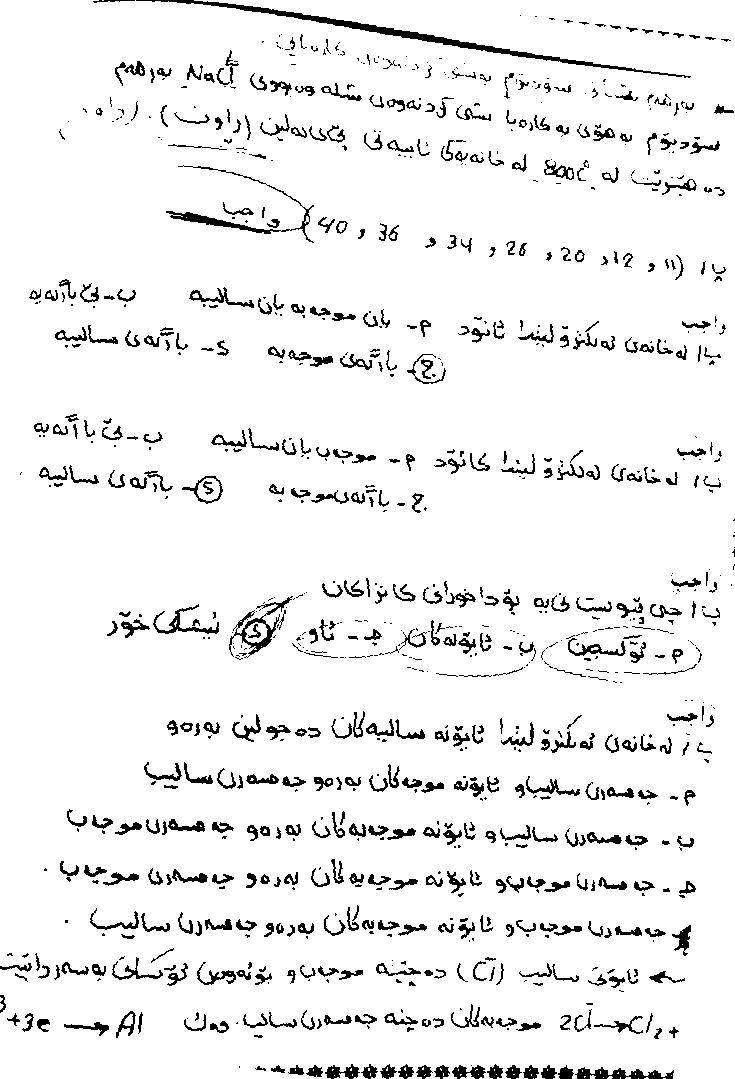
#> input picture raw images/1-p.jpg, 735 x 1079 px
$ python -i functions.py   (imports and definitions only)
#> lines starting #> are read from the running program, lines starting #| are printed output that depends on the picture; after the words box and inside, x2 and y2 are one past the last pixel; in counts of white or black regions, pixels touching at a corner belong together
#> further down, picture is the input picture: shape (1079, 735); min 0, max 255, mean 238.6

from skimage.filters import gaussian, threshold_otsu
from skimage.feature import canny
from skimage.transform import probabilistic_hough_line, rotate
import numpy as np
import os

def deskew(image):
    #threshold to get rid of extraneous noise
    thresh = threshold_otsu(image)
#> thresh = 41
    normalize = image > thresh
#> normalize: shape (1079, 735) bool; 93.8% white; 966 black regions (444 under 20 px), largest, box (x1, y1, x2, y2) and area: (136, 0, 691, 78) 2473, (166, 165, 314, 243) 948, (229, 596, 293, 658) 726
    # gaussian blur
    blur = gaussian(normalize, 3)
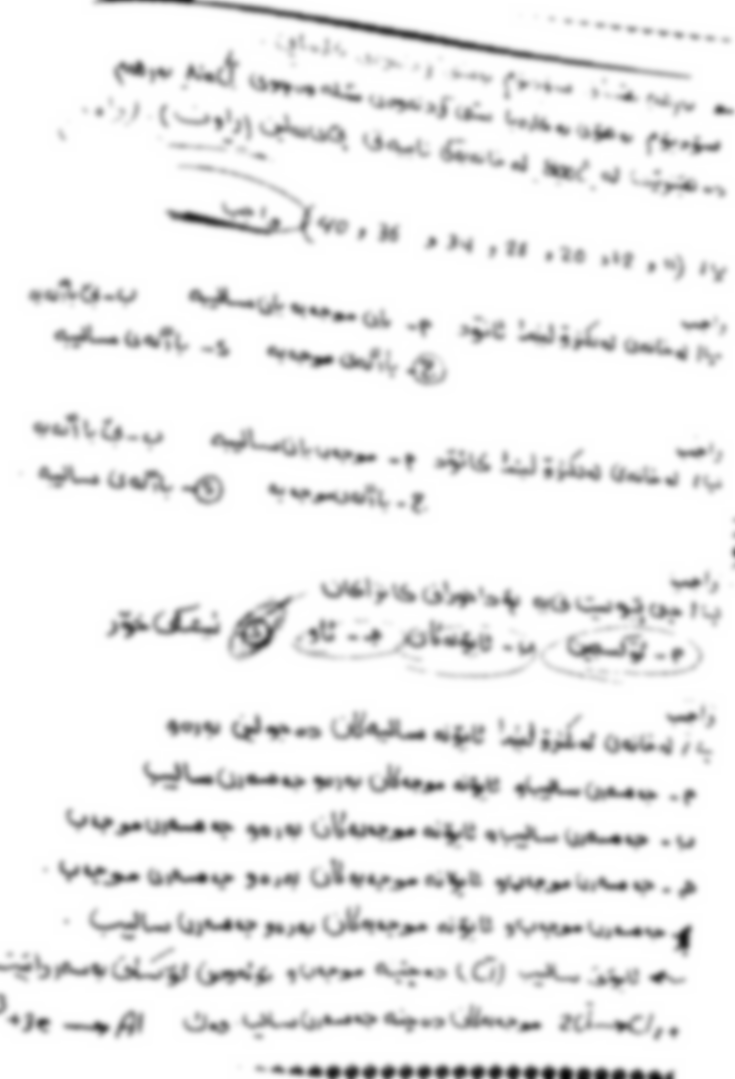
#> blur: shape (1079, 735) float64; min 0.0358, max 1, mean 0.938
    # canny edges in scikit-image
    edges = canny(blur)
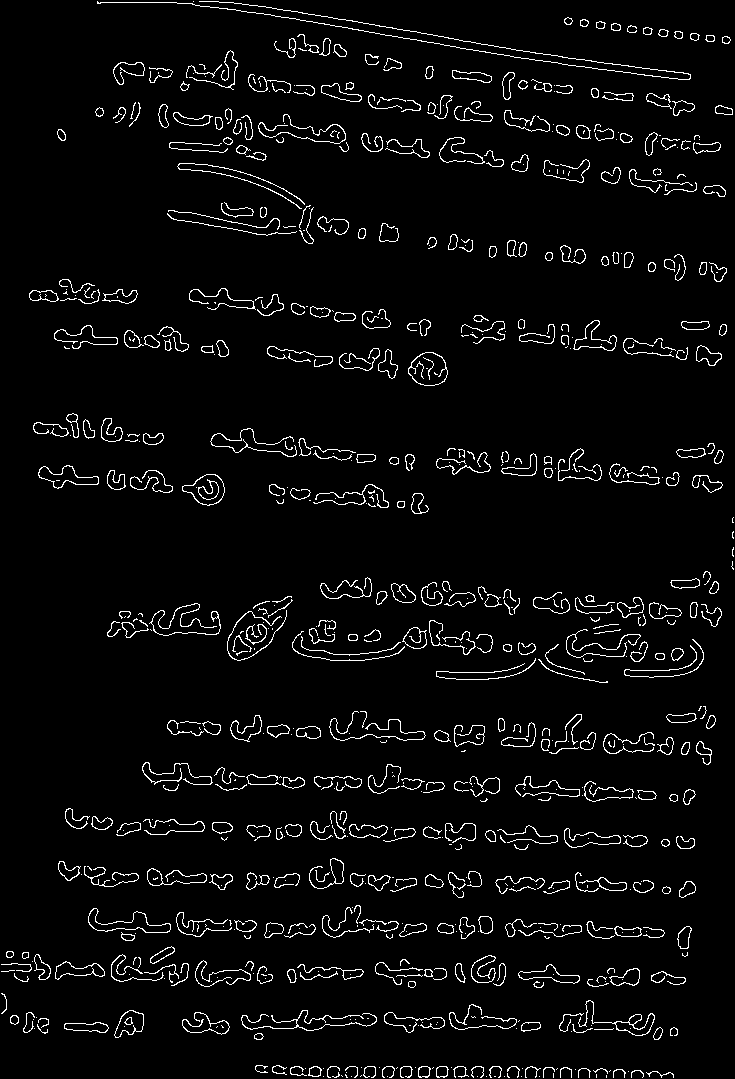
#> edges: shape (1079, 735) bool; 4.1% white in thin lines or dots
    # hough lines
    hough_lines = probabilistic_hough_line(edges)
#> hough_lines = 245 items
    # hough lines returns a list of points, in the form ((x1, y1), (x2, y2))
    # representing line segments. the first step is to calculate the slopes of
    # these lines from their paired point values
    slopes = [(y2 - y1)/(x2 - x1) if (x2-x1) else 0 for (x1,y1), (x2, y2) in hough_lines]
#> slopes = 245 values, max 14.5 at index 78, min -18 at index 228, mean -0.0777
    # it just so happens that this slope is also y where y = tan(theta), the angle
    # in a circle by which the line is offset
    rad_angles = [np.arctan(x) for x in slopes]
#> rad_angles = 245 values, max 1.5 at index 78, min -1.52 at index 228, mean 0.0257
    # and we change to degrees for the rotation
    deg_angles = [np.degrees(x) for x in rad_angles]
#> deg_angles = 245 values, max 86.05 at index 78, min -86.82 at index 228, mean 1.47
    # which of these degree values is most common?
    histo = np.histogram(deg_angles, bins=180)
    # correcting for 'sideways' alignments
    rotation_number = histo[1][np.argmax(histo[0])]
#> rotation_number = 0.578

    if rotation_number > 45:
        rotation_number = -(90-rotation_number)
    elif rotation_number < -45:
        rotation_number = 90 - abs(rotation_number)
    return rotation_number

>>> import cv2
>>> picture = cv2.imread('../../../../raw images/1-p.jpg', cv2.IMREAD_GRAYSCALE)
>>> result = deskew(picture)
#> result = 0.578
